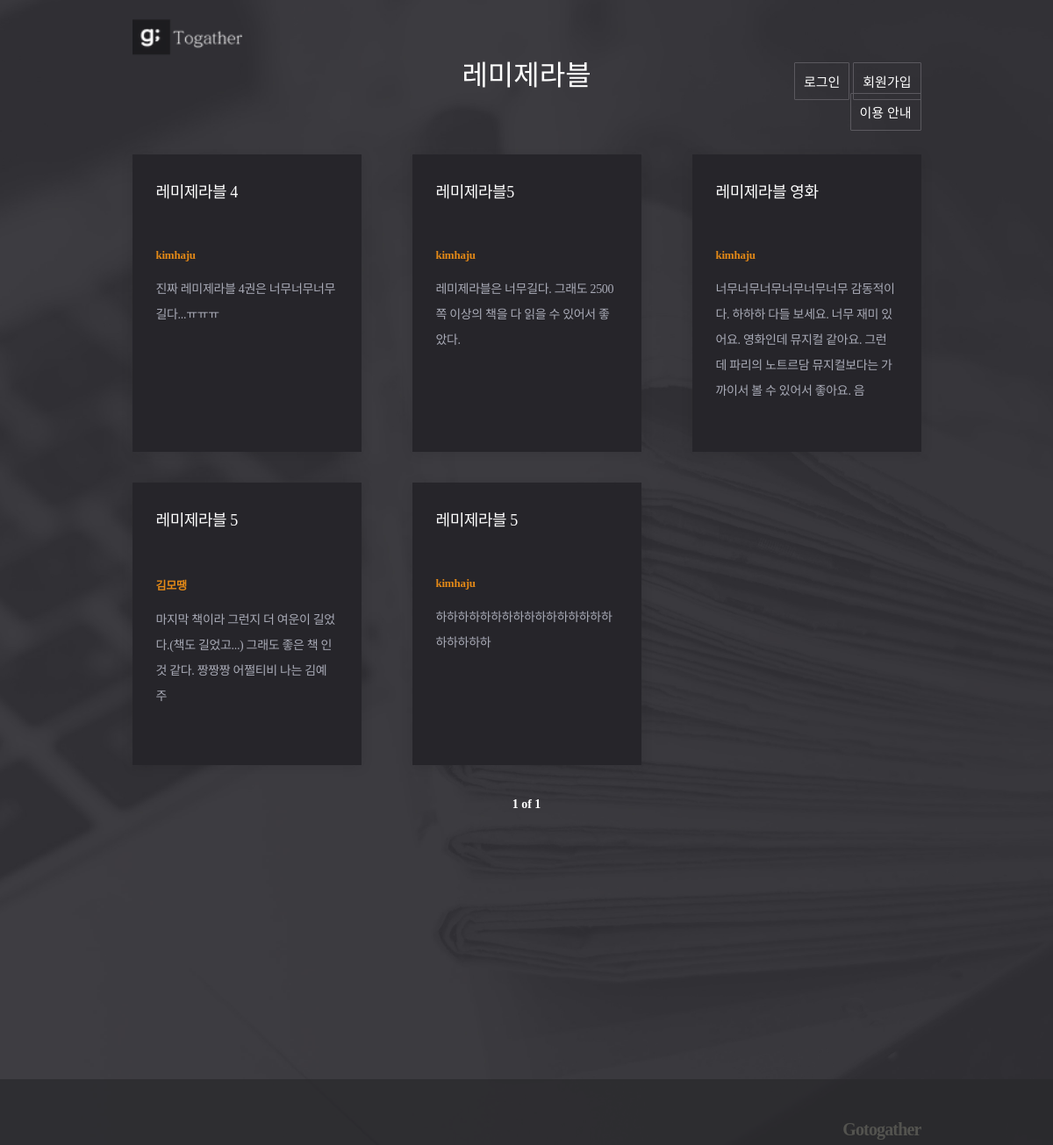
Screenshot of /classes/23/lesson/9/posts/ with the database file from the repository.
### posts/models.py (models this page shows, shortened)
class Lesson(models.Model):
  title = models.CharField(max_length=50)
  dt_created = models.DateTimeField(verbose_name="Date Created", auto_now_add=True)
  upclass = models.ForeignKey(Class, on_delete=CASCADE)

class Post(models.Model):
  title = models.CharField(max_length=50)
  content = models.TextField(validators=[
      MinLengthValidator(10, '너무 짧군요! 10자 이상 적어주세요.')
  ])
  image1 = models.ImageField(upload_to="post_pics", blank=True)
  image2 = models.ImageField(upload_to="post_pics", blank=True)
  image3 = models.ImageField(upload_to="post_pics", blank=True)
  dt_created = models.DateTimeField(verbose_name="Date Created", auto_now_add=True)
  uplesson = models.ForeignKey(Lesson, on_delete=CASCADE)
  author = models.ForeignKey(User, on_delete=DO_NOTHING)

class User(AbstractUser):
  pass

### posts/views.py (the view)
# urls.py: path('classes/<int:class_id>/lesson/<int:lesson_id>/posts/', views.PostListView.as_view(), name='post-list'),
class PostListView(ListView):
  model = Post, Lesson, Class
  template_name = "posts/post_list.html"
  ordering = ['-dt_created']
  context_object_name = "posts"
  paginate_by = 6
  lookup_url_kwarg = "class_id"
  pk_url_kwarg = "lesson_id"
  def get_queryset(self):
    lesson_id = self.kwargs.get("lesson_id")
    return Post.objects.filter(uplesson__id=lesson_id).order_by("-dt_created")
  def get_context_data(self, **kwargs):
    context = super().get_context_data(**kwargs)
    lesson_id = self.kwargs.get("lesson_id")
    class_id = self.kwargs.get("class_id")
    context["lesson"] = Lesson.objects.get(id=lesson_id)
    context["class"] = Class.objects.get(id=class_id)
    return context

### posts/templates/posts/post_list.html (shortened to what this page needs)
{% extends './base.html' %}
{% load static %}
{% block css %}
    <link rel="stylesheet" href="{% static 'posts/css/post_list.css' %}">
{% endblock css %}
{% block logo_text %}
    <div id="header">
        <div class="container">
            <h1 class="classtitle">{{lesson.title}}</h1>
        </div>
    </div>
{% endblock logo_text %}
{% block content %}
    <div class="btn_post btn_post_two">
      {% if user.is_authenticated %}
        <a href="{% url 'post-create' class.id lesson.id %}" class="post">글쓰기</a>
      {% else %}
        <a href="{% url 'commentary' %}">이용 안내</a>
      {% endif %}
    </div>
  {% if page_obj.object_list %}
    <div class="post_container">
      {% for post in page_obj.object_list %}
          <div class="post"><a href="{% url 'post-detail' class.id lesson.id post.id %}">
              <h2 class="title">{{post.title}}</h2>
              <p class="date">{{post.author}}</p>
              <p class="text">{{post.content|slice:":100"}}</p>
          </a></div>
      {% endfor %}
    </div>
    <div class="paginator">
      <span class="page">
        <p>{{page_obj.number}} of {{page_obj.paginator.num_pages}}</p>
      </span>
    </div>
  {% else %}
    <div class="blank">
      <p>보여줄 글이 없어요.<br>첫 글을 작성해보면 어떨까요?</p>
    </div>
  {% endif %}
{% endblock content %}

### posts/templates/posts/base.html (shortened to what this page needs)
{% load static %}
<!DOCTYPE html>
<html lang="en">
<head>
    {% block css %}
    {% endblock css %}
</head>
<body>
   <div id="warp">
        <div id="header">
            <div id="nav">
                <div class="logo">
                    <a href="{% url 'index' %}"><img src="{% static 'posts/images/logo.png' %}" class="headerlogo"></a>
                    {% if user.is_authenticated %}
                        <div class="btn_post">
                            <a href="{% url 'account_change_password'%}">비밀번호 변경</a>
                            <a href="{% url 'account_logout'%}">로그아웃</a>
                        </div>
                    {% else %}
                        <div class="btn_post">
                            <a href="{% url 'account_login'%}">로그인</a>
                            <a href="{% url 'account_signup'%}">회원가입</a>
                        </div>
                    {% endif %}
                </div>
            </div>
        </div>
        {% block logo_text %}
        {% endblock logo_text %}
        <div id="content">
            <div class="container">
                {% block content %}
                {% endblock content %}
            </div>
        </div>
        <div id="footer">
            <div class="footer">
                <p>Gotogather</p>
            </div>
        </div>
    </div>
</body>
</html>

### posts/static/posts/css/post_list.css (style rules this page uses)
h1,h2,h3,a,ul,li { margin: 0; padding: 0; font-family : 'NanumMyeongjo'; font-weight: 200; list-style: none; text-decoration: none; outline: none; color: black; }
html { position: relative; min-height: 100%; margin: 0; }
body { min-height: 100%; margin: 0; padding: 0; background: url(../images/bg.jpg) no-repeat center top/cover; -webkit-font-smoothing: antialiased; -moz-osx-font-smoothing: auto; }
img { margin: 0; padding: 0; border: 0; }
#nav { height: 60px; }
#content { margin-bottom: 300px; }
#footer { position: absolute; left: 0; bottom: 0; width: 100%; height: 75px; background: rgba(41, 41, 44, 0.7); }
.container { width: 899px; margin: 0 auto; }
.logo { width: 65%; min-width: 899px; margin: 0 auto; padding-top: 17px; }
h1 { text-align: center; }
.btn_post { text-align: right; }
.btn_post a { display: inline-block; margin-bottom: 27px; padding: 10px; font-size: 15px; color: #fff; border: 1px solid #5b595f; border-radius: 1px; }
.post_container { display: grid; margin-bottom: 35px; grid-template-columns: repeat(3, minmax(0, 1fr)); grid-auto-rows: minmax(322px, auto); grid-column-gap: 58px; grid-row-gap: 35px; }
.post { background: #26252a; padding: 30px 29px 40px 27px; box-shadow: 0 2px 14px 0 rgba(0, 0, 0, 0.09); }
.post h2 { height: 54px; font-size: 18px; color: #fff; line-height: 1.5; letter-spacing: -0.42px; overflow: hidden; text-overflow: ellipsis; display: -webkit-box; -webkit-line-clamp: 2; -webkit-box-orient: vertical; word-wrap:break-word; }
.post .date { margin: 23px 0 17px; font-size: 13px; font-weight: bold; color: #e38917; letter-spacing: -0.25px; }
.post .text { font-size: 14px; color: #a9abb7; line-height: 2.07; letter-spacing: -0.32px; overflow: hidden; text-overflow: ellipsis; display: -webkit-box; -webkit-line-clamp: 5; -webkit-box-orient: vertical; word-wrap:break-word; }
.paginator { text-align: center; }
.paginator span { display: inline-block; }
.paginator span p { font-size: 14px; font-weight: bold; color: #fff; margin: 0 22px; }
.footer { width: 65%; min-width: 899px; margin: 0 auto; }
.footer p { text-align: right; font-size: 20px; line-height: 75px; font-weight: 800; letter-spacing: -0.85px; color: #53534f; }
.classtitle { color: rgb(255, 255, 255); }
.headerlogo { width: 130px; height: 50px; }

### rows the page displays
Lesson: title "레미제라블"
Post: title "레미제라블 4", author "kimhaju", content "진짜 레미제라블 4권은 너무너무너무 길다...ㅠㅠㅠ"
Post: title "레미제라블5", author "kimhaju", content "레미제라블은 너무길다. 그래도 2500쪽 이상의 책을 다 읽을 수 있어서 좋았다."
Post: title "레미제라블 영화", author "kimhaju", content "너무너무너무너무너무너무 감동적이다. 하하하 다들 보세요. 너무 재미 있어요. 영화인데 뮤지컬 같아요. 그런데 파리의 노트르담 뮤지컬보다는 가까이서 볼 수 있어서 좋아요. 음"
Post: title "레미제라블 5", author "김모땡", content "마지막 책이라 그런지 더 여운이 길었다.(책도 길었고...) 그래도 좋은 책 인것 같다. 짱짱짱 어쩔티비 나는 김예주"
Post: title "레미제라블 5", author "kimhaju", content "하하하하하하하하하하하하하하하하하하하하하"

### other values shown
{{ page_obj.number }} "1"
{{ page_obj.paginator.num_pages }} "1"
